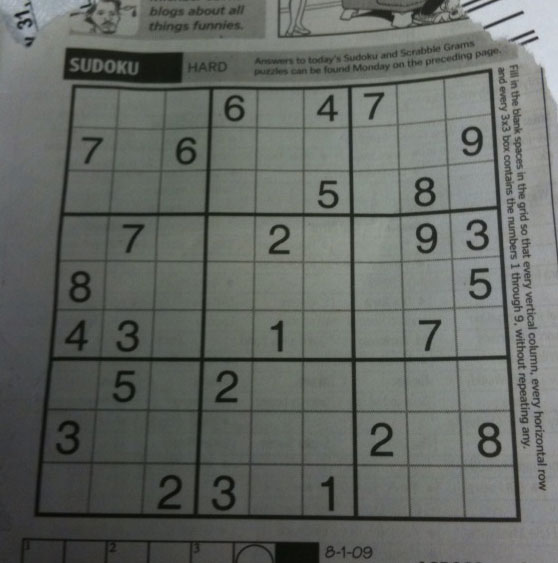
//> input picture opencv/data/sudoku.jpg, 558 x 563 px
$ ./adaptiveThreshold   (built with g++ and OpenCV 4)
//> lines starting //> are read from the running program, lines starting //| are printed output that depends on the picture; after the words box and inside, x2 and y2 are one past the last pixel; in counts of white or black regions, pixels touching at a corner belong together
#include <iostream>
#include "opencv2/opencv.hpp"

using namespace cv;
using namespace std;

String folder = "/home/yunsy616/kdta_ROS2/opencv/data/";

int main()
{
    //Mat img = imread(folder + "neutrophils.png", IMREAD_GRAYSCALE);
    Mat img = imread(folder + "sudoku.jpg", IMREAD_GRAYSCALE);
//> img: 563 rows x 558 cols, CV_8UC1; min 7, max 218, mean 102.4
    Mat dst, dst2;
    adaptiveThreshold(img, dst, 255, ADAPTIVE_THRESH_MEAN_C, THRESH_BINARY, 33, 5);
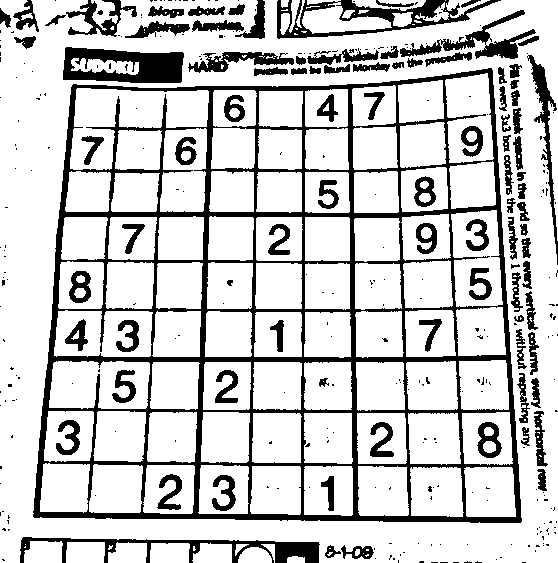
//> dst: 563 rows x 558 cols, CV_8UC1; 79.6% white; 340 black regions (248 under 20 px), largest, box (x1, y1, x2, y2) and area: (33, 68, 522, 523) 32302, (63, 47, 184, 83) 2919, (277, 0, 501, 39) 2673
    threshold(img, dst2, 100, 255, THRESH_BINARY);
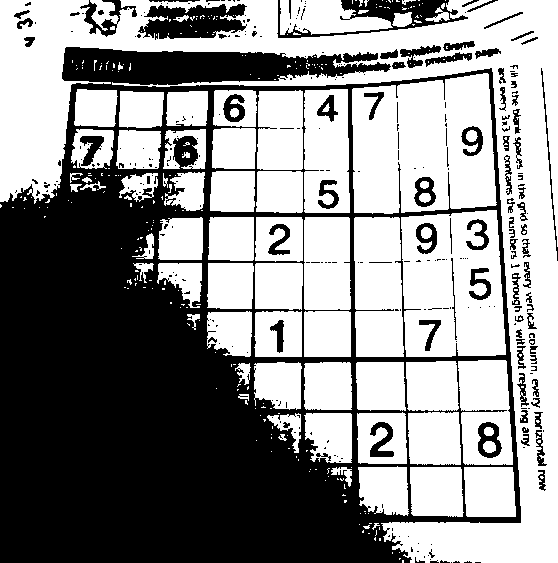
//> dst2: 563 rows x 558 cols, CV_8UC1; 55.6% white; 312 black regions (221 under 20 px), largest, box (x1, y1, x2, y2) and area: (0, 47, 521, 563) 123178, (138, 4, 247, 40) 2568, (277, 0, 468, 38) 2284

    imshow("img", img);
    imshow("dst", dst);
    imshow("dst2", dst2);
    waitKey(0);

    return 0;
}

$ run again, with opencv/data/building.jpg copied over opencv/data/sudoku.jpg
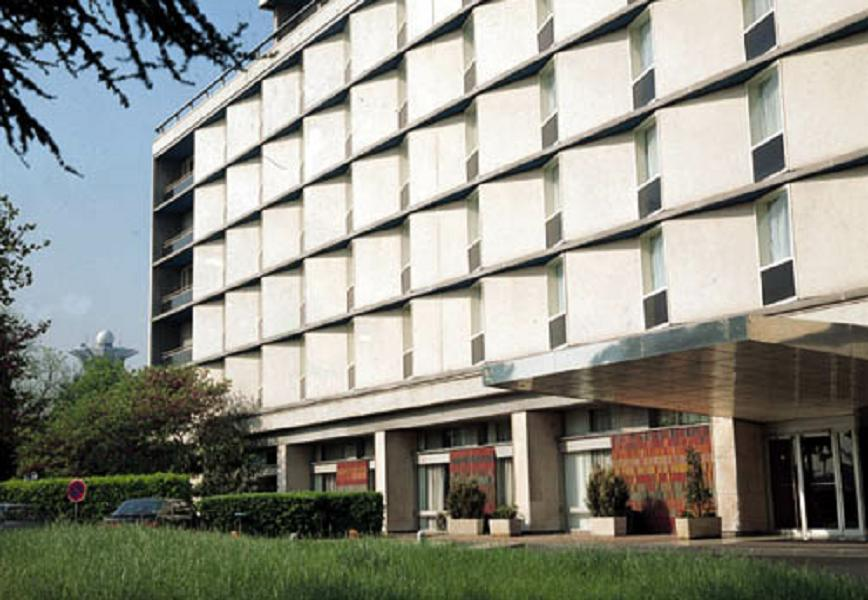
//> input picture opencv/data/building.jpg, 868 x 600 px
//> `adaptiveThreshold(img, dst, 255, ADAPTIVE_THRESH_MEAN_C, THRESH_BINARY..`:
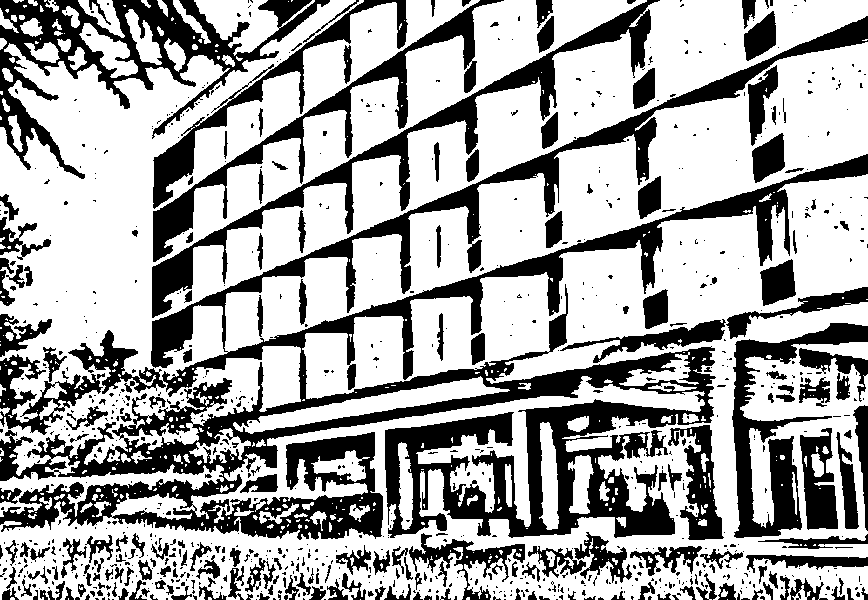
//> dst: 600 rows x 868 cols, CV_8UC1; 65.8% white; 926 black regions (710 under 20 px), largest, box (x1, y1, x2, y2) and area: (0, 16, 868, 540) 81452, (0, 0, 330, 179) 14023, (152, 0, 660, 318) 10814
//> `threshold(img, dst2, 100, 255, THRESH_BINARY);`:
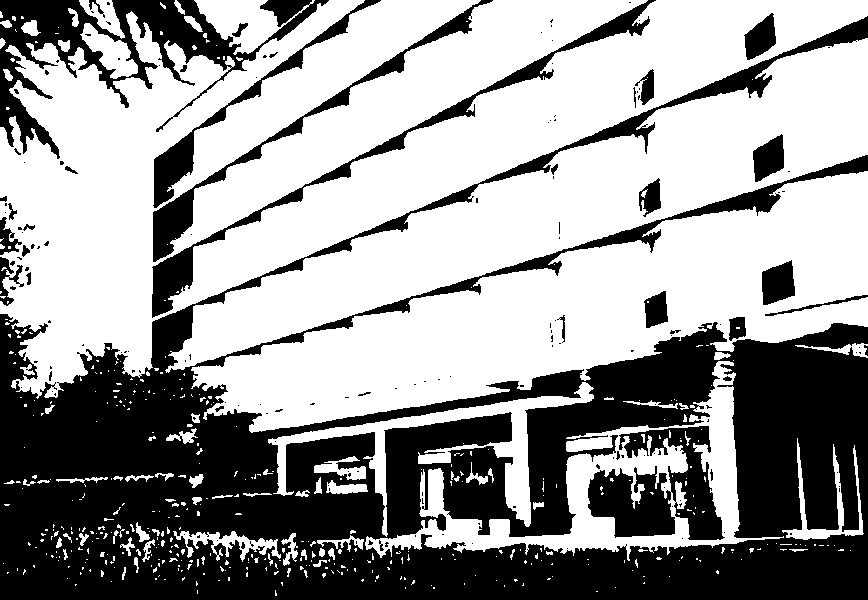
//> dst2: 600 rows x 868 cols, CV_8UC1; 59.7% white; 170 black regions (131 under 20 px), largest, box (x1, y1, x2, y2) and area: (0, 16, 868, 600) 166172, (0, 0, 329, 159) 13620, (588, 426, 725, 540) 8455

$ run again, with opencv/data/butterfly.jpg copied over opencv/data/sudoku.jpg
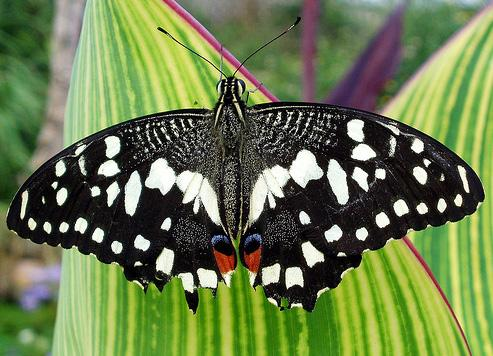
//> input picture opencv/data/butterfly.jpg, 493 x 356 px
//> `adaptiveThreshold(img, dst, 255, ADAPTIVE_THRESH_MEAN_C, THRESH_BINARY..`:
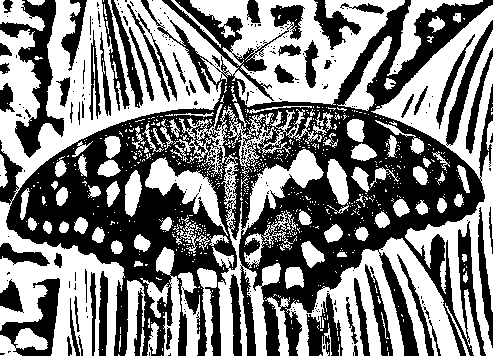
//> dst: 356 rows x 493 cols, CV_8UC1; 50.4% white; 247 black regions (188 under 20 px), largest, box (x1, y1, x2, y2) and area: (0, 0, 493, 356) 64581, (0, 0, 64, 158) 3168, (0, 278, 60, 356) 1743
//> `threshold(img, dst2, 100, 255, THRESH_BINARY);`:
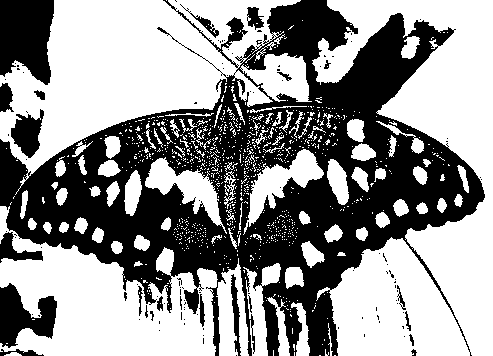
//> dst2: 356 rows x 493 cols, CV_8UC1; 57.1% white; 121 black regions (97 under 20 px), largest, box (x1, y1, x2, y2) and area: (0, 0, 485, 356) 65824, (0, 0, 54, 85) 3685, (0, 283, 57, 348) 2101
